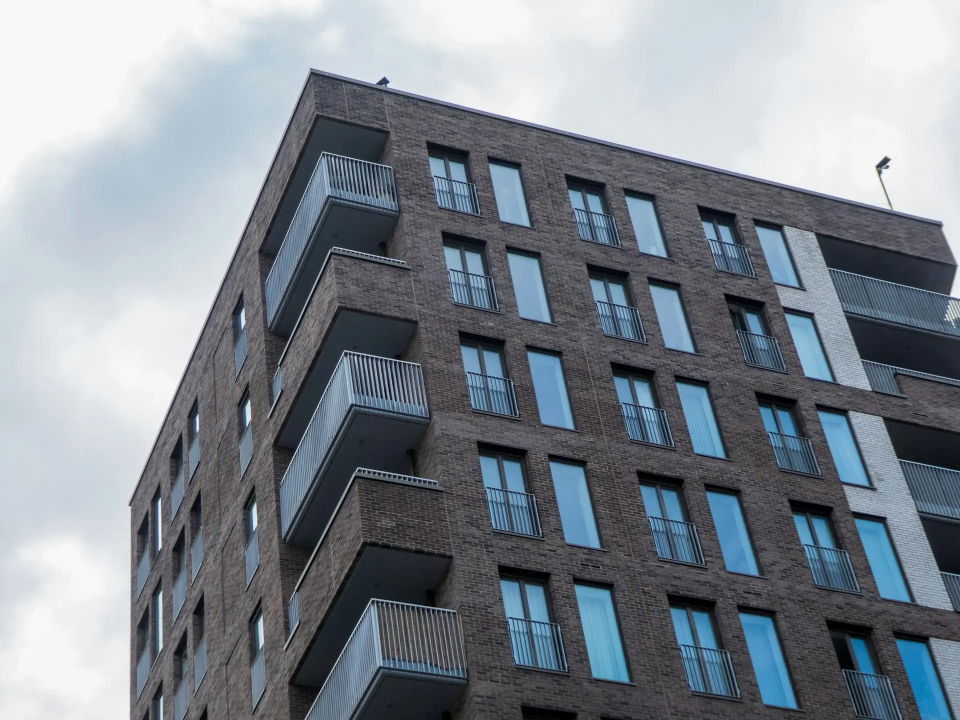
#> input picture apps/web/src/assets/hero-day-brick.webp, 1920 x 1440 px (shown at 1/2 size)
$ python -i features.py   (imports and definitions only)
#> lines starting #> are read from the running program, lines starting #| are printed output that depends on the picture
#> further down, picture is the input picture: PIL image 1920x1440 RGB; mean R, G, B 128.2, 136.2, 144.2
"""Hand-made image signals that tell a fresh phone photo from a photo of a screen, a printout or
a digitally pasted code. Numpy only, so CI computes them without torch.

- Screens: a pixel grid and moire leave sharp peaks in the spectrum and periodic gradients.
- Prints: few colours, paper tone, softness.
- Pastes: a card with no sensor noise on an otherwise noisy photo, and a JPEG error level that
  does not match the rest of the picture.

DINOv2 features (learning-v2 L1a) can be appended later; v0 stands on these alone.
"""

import io

import numpy as np
from PIL import Image, ImageFilter, ImageOps

SIDE = 512

FEATURE_NAMES = (
    "spectrum_peak",  # log ratio of the strongest mid/high-frequency peak to the band median
    "grid_period",  # strongest autocorrelation of horizontal gradients at lags 2 to 6
    "laplacian_var",  # log variance of the Laplacian (sharpness)
    "noise_median",  # log median of per-block high-pass noise
    "noise_floor_ratio",  # 5th percentile block noise / median: a noise-free pasted patch
    "noise_spread",  # interquartile range of block noise / median
    "colour_count",  # distinct colours at 5 bits per channel, as a share of the maximum
    "saturation_mean",
    "saturation_std",
    "contrast",  # grey std / mean
    "glare",  # share of near-white pixels
    "ela_mean",  # mean error level after re-saving at quality 90
    "ela_block_ratio",  # 99th percentile block error level / median
    "warm_cast",  # mean red minus blue, scaled
)


BLOCK = 16


def too_small(image: Image.Image) -> bool:
    """True when the photo, once scaled to SIDE on its long side, has no BLOCK x BLOCK block."""
    width, height = image.size
    scale = min(1.0, SIDE / max(width, height))
    return min(width, height) * scale < BLOCK


def _prepare(image: Image.Image) -> Image.Image:
    image = ImageOps.exif_transpose(image).convert("RGB")
    scale = SIDE / max(image.size)
#> scale = 0.267
    if scale < 1:
        image = image.resize(
            (round(image.width * scale), round(image.height * scale)), Image.Resampling.BILINEAR
        )
    return image


def _blocks(a: np.ndarray, size: int = 16) -> np.ndarray:
    h, w = (a.shape[0] // size) * size, (a.shape[1] // size) * size
    a = a[:h, :w]
    return a.reshape(h // size, size, w // size, size).swapaxes(1, 2).reshape(-1, size * size)


def features(image: Image.Image) -> np.ndarray:
    image = _prepare(image)
    rgb = np.asarray(image, dtype=np.float32)
    grey = rgb @ np.array([0.299, 0.587, 0.114], dtype=np.float32)
    eps = 1e-6

    # Spectrum: peak to median in the mid/high band.
    spectrum = np.abs(np.fft.fftshift(np.fft.fft2(grey - grey.mean())))
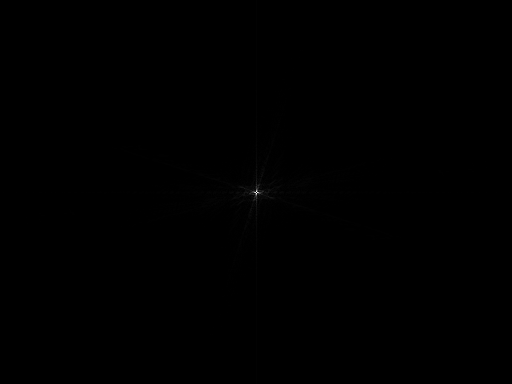
#> spectrum: shape (384, 512) float64; min 2.98, max 4608108.2, mean 5253.7; drawn with min black and max white
    h, w = grey.shape
#> h = 384; w = 512
    yy, xx = np.mgrid[0:h, 0:w]
    radius = np.hypot((yy - h / 2) / (h / 2), (xx - w / 2) / (w / 2))
    band = spectrum[(radius > 0.15) & (radius < 0.95)]
    spectrum_peak = float(np.log((band.max() + eps) / (np.median(band) + eps)))
#> spectrum_peak = 4.18

    # Periodic gradients (a resampled pixel grid).
    gx = np.abs(np.diff(grey, axis=1)).mean(axis=0)
#> gx = 511 values, max 22.18 at index 69, min 0.175 at index 47, mean 6.54
    gx = gx - gx.mean()
#> gx = 511 values, max 15.64 at index 69, min -6.36 at index 47, mean 2.54e-07
    denom = float((gx * gx).sum()) + eps
#> denom = 4924.7
    grid_period = max(float((gx[:-lag] * gx[lag:]).sum()) / denom for lag in range(2, 7))
#> grid_period = 0.776

    lap = grey[:-2, 1:-1] + grey[2:, 1:-1] + grey[1:-1, :-2] + grey[1:-1, 2:] - 4 * grey[1:-1, 1:-1]
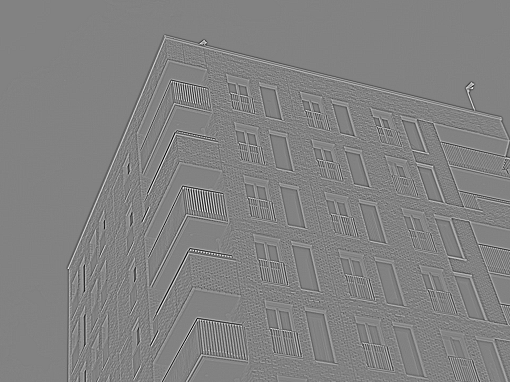
#> lap: shape (382, 510) float32; min -221.4, max 211.5, mean 0; drawn with min black and max white
    laplacian_var = float(np.log(lap.var() + 1.0))
#> laplacian_var = 6.51

    smooth = np.asarray(
        Image.fromarray(grey.astype(np.uint8)).filter(ImageFilter.BoxBlur(1)), dtype=np.float32
    )
    noise = _blocks(grey - smooth).std(axis=1)
#> in _blocks, `return a.reshape(h // size, size, w // size, size).swapaxes(1, 2).resh..`:
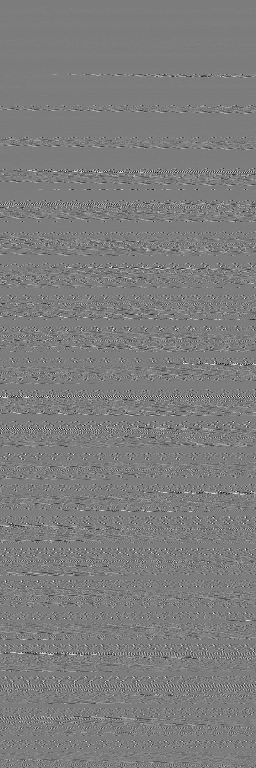
#> returned value: shape (768, 256) float32; min -60.43, max 63.39, mean 0.4; drawn with min black and max white
#> noise = 768 values, max 34.44 at index 396, min 0 at index 0, mean 5.83
    median = float(np.median(noise)) + eps
#> median = 6.09
    noise_median = float(np.log(median))
#> noise_median = 1.81
    noise_floor_ratio = float(np.percentile(noise, 5)) / median
#> noise_floor_ratio = 0.0384
    q75, q25 = np.percentile(noise, [75, 25])
#> q75 = 8.7; q25 = 0.448
    noise_spread = float(q75 - q25) / median
#> noise_spread = 1.36

    small = np.asarray(image.resize((128, 128)), dtype=np.uint8) >> 3
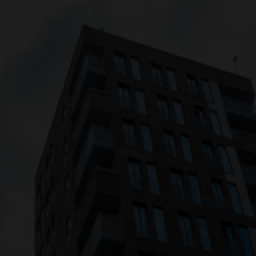
#> small: shape (128, 128, 3) (shown 2 times larger); mean R, G, B 15.6, 16.6, 17.6
    codes = (
        (small[..., 0].astype(np.int32) << 10)
        | (small[..., 1].astype(np.int32) << 5)
        | small[..., 2]
    )
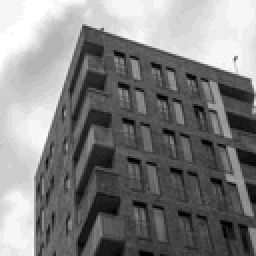
#> codes: shape (128, 128) int32 (shown 2 times larger); min 0, max 32767, mean 16512.1; drawn with min black and max white
    colour_count = len(np.unique(codes)) / (128 * 128)
#> colour_count = 0.0372

    maxc, minc = rgb.max(axis=2), rgb.min(axis=2)
    saturation = (maxc - minc) / (maxc + eps)
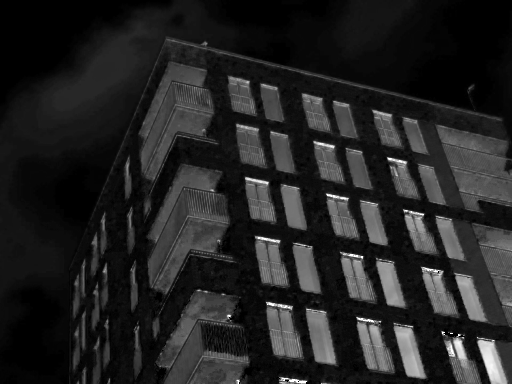
#> saturation: shape (384, 512) float32; min 0, max 1, mean 0.139
    contrast = float(grey.std() / (grey.mean() + eps))
#> contrast = 0.552
    glare = float((grey > 245).mean())
#> glare = 0.0532

    buffer = io.BytesIO()
    image.save(buffer, format="JPEG", quality=90)
    buffer.seek(0)
    resaved = np.asarray(Image.open(buffer).convert("RGB"), dtype=np.float32)
    ela = np.abs(rgb - resaved).mean(axis=2)
    ela_blocks = _blocks(ela).mean(axis=1)
#> call 2 of _blocks, with size = 16
#> in _blocks (call 2), `return a.reshape(h // size, size, w // size, size).swapaxes(1, 2).resh..`:
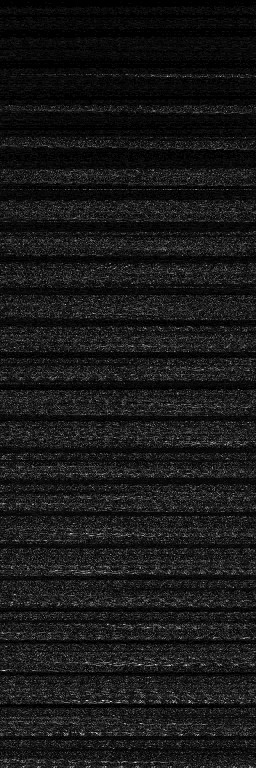
#> returned value: shape (768, 256) float32; min 0, max 20.67, mean 1.9; drawn with min black and max white
#> ela_blocks = 768 values, max 4.6 at index 702, min 0 at index 0, mean 1.94
    ela_mean = float(ela.mean())
#> ela_mean = 1.94
    ela_block_ratio = float(np.percentile(ela_blocks, 99) / (np.median(ela_blocks) + eps))
#> ela_block_ratio = 1.88

    warm_cast = float((rgb[..., 0] - rgb[..., 2]).mean() / 255.0)
#> warm_cast = -0.0626

    return np.array(
        [
            spectrum_peak,
            grid_period,
            laplacian_var,
            noise_median,
            noise_floor_ratio,
            noise_spread,
            colour_count,
            float(saturation.mean()),
            float(saturation.std()),
            contrast,
            glare,
            ela_mean,
            ela_block_ratio,
            warm_cast,
        ],
        dtype=np.float64,
    )

>>> from PIL import Image
>>> picture = Image.open('../../../../apps/web/src/assets/hero-day-brick.webp')
>>> result = features(picture)
#> result = [4.18, 0.776, 6.51, 1.81, 0.0384, 1.36, 0.0372, 0.139, 0.157, 0.552, 0.0532, 1.94, 1.88, -0.0626]

$ run again, on apps/web/src/assets/hero-dusk-balconies.webp
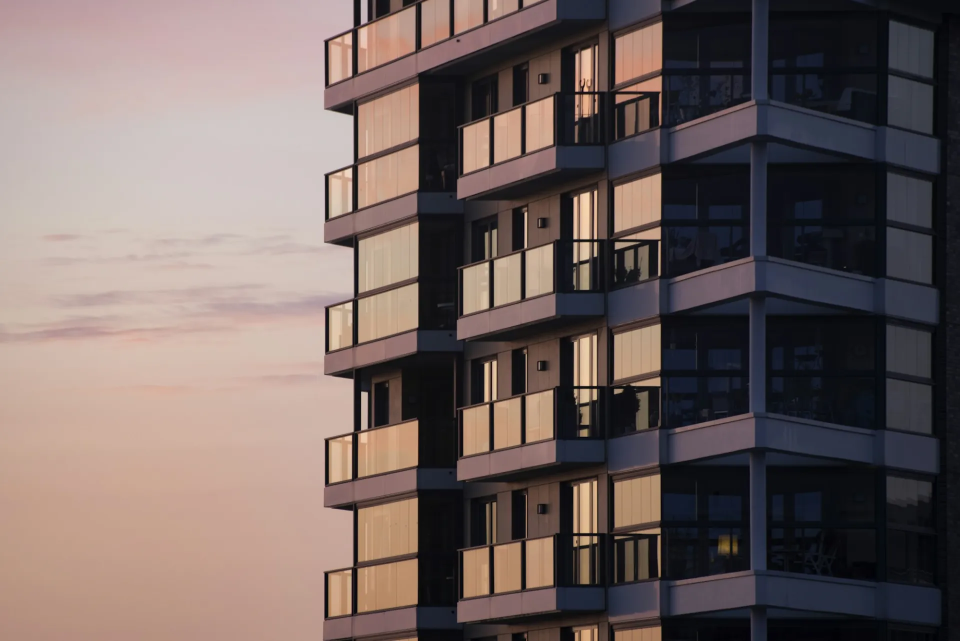
#> input picture apps/web/src/assets/hero-dusk-balconies.webp, 1920 x 1282 px (shown at 1/2 size)
#> picture is the input picture: PIL image 1920x1282 RGB; mean R, G, B 113.3, 99.3, 96.5
#> spectrum_peak = 5.56
#> in features, `gx = np.abs(np.diff(grey, axis=1)).mean(axis=0)`: gx = 511 values, max 61.55 at index 190, min 0.0751 at index 13, mean 4.6
#> in features, `gx = gx - gx.mean()`: gx = 511 values, max 56.95 at index 190, min -4.53 at index 13, mean -2.39e-07
#> denom = 39576.2
#> grid_period = 0.457
#> laplacian_var = 6.14
#> noise = 672 values, max 25.19 at index 243, min 0.0489 at index 135, mean 4.6
#> median = 2.74
#> noise_median = 1.01
#> noise_floor_ratio = 0.0881
#> q75 = 7.17; q25 = 0.482
#> noise_spread = 2.44
#> colour_count = 0.0295
#> in features, `saturation = (maxc - minc) / (maxc + eps)`:
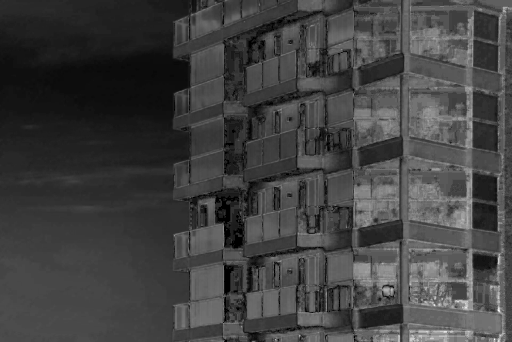
#> saturation: shape (342, 512) float32; min 0, max 1, mean 0.258
#> contrast = 0.712
#> glare = 0
#> in _blocks (call 2), `return a.reshape(h // size, size, w // size, size).swapaxes(1, 2).resh..`:
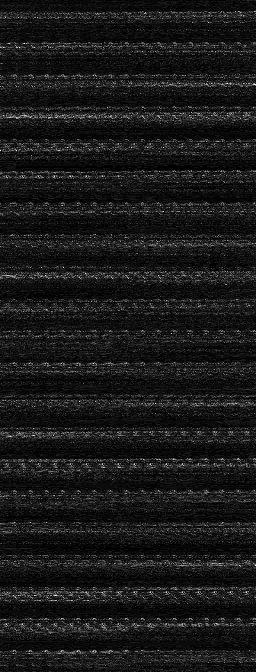
#> returned value: shape (672, 256) float32; min 0, max 15.33, mean 1.5; drawn with min black and max white
#> ela_blocks = 672 values, max 4.83 at index 115, min 0.193 at index 167, mean 1.5
#> ela_mean = 1.5
#> ela_block_ratio = 3.26
#> warm_cast = 0.0662
#> result = [5.56, 0.457, 6.14, 1.01, 0.0881, 2.44, 0.0295, 0.258, 0.126, 0.712, 0, 1.5, 3.26, 0.0662]

$ run again, on apps/web/src/assets/hero-dusk-warm.webp
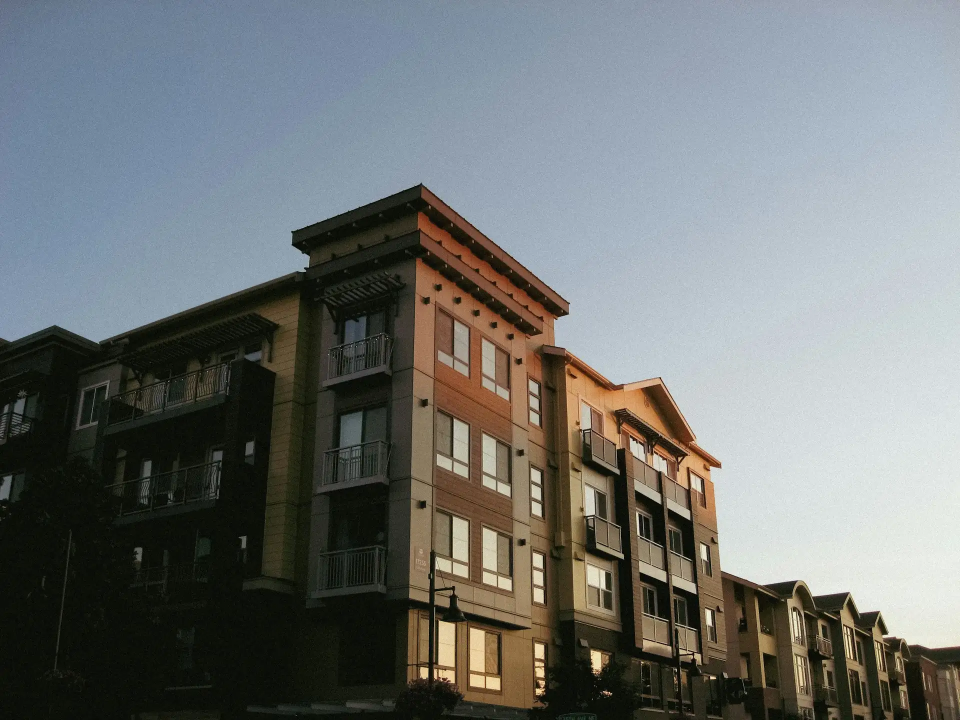
#> input picture apps/web/src/assets/hero-dusk-warm.webp, 1920 x 1440 px (shown at 1/2 size)
#> picture is the input picture: PIL image 1920x1440 RGB; mean R, G, B 113.1, 116.7, 116
#> spectrum_peak = 4.31
#> in features, `gx = np.abs(np.diff(grey, axis=1)).mean(axis=0)`: gx = 511 values, max 25.25 at index 241, min 0.923 at index 487, mean 4.35
#> in features, `gx = gx - gx.mean()`: gx = 511 values, max 20.9 at index 241, min -3.42 at index 487, mean 0
#> denom = 5740.6
#> grid_period = 0.671
#> laplacian_var = 6.01
#> noise = 768 values, max 22.63 at index 700, min 0.641 at index 647, mean 3.87
#> median = 1.03
#> noise_median = 0.0297
#> noise_floor_ratio = 0.803
#> q75 = 6.05; q25 = 0.929
#> noise_spread = 4.97
#> colour_count = 0.0435
#> in features, `saturation = (maxc - minc) / (maxc + eps)`:
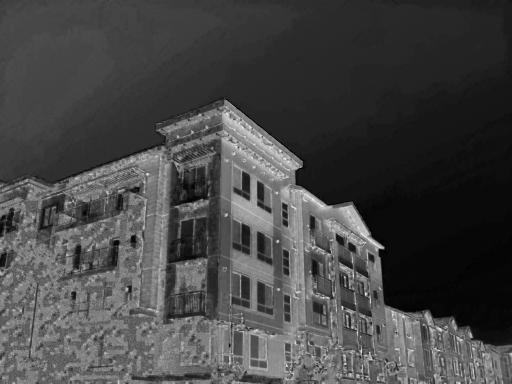
#> saturation: shape (384, 512) float32; min 0, max 0.96, mean 0.276
#> contrast = 0.628
#> glare = 0
#> in _blocks (call 2), `return a.reshape(h // size, size, w // size, size).swapaxes(1, 2).resh..`:
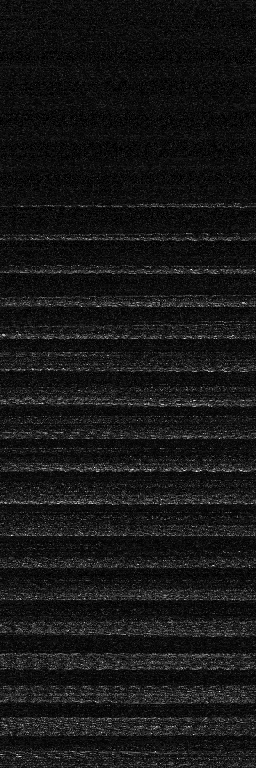
#> returned value: shape (768, 256) float32; min 0, max 17.33, mean 1.55; drawn with min black and max white
#> ela_blocks = 768 values, max 5.4 at index 503, min 0.607 at index 59, mean 1.55
#> ela_mean = 1.55
#> ela_block_ratio = 4.03
#> warm_cast = -0.0114
#> result = [4.31, 0.671, 6.01, 0.0297, 0.803, 4.97, 0.0435, 0.276, 0.175, 0.628, 0, 1.55, 4.03, -0.0114]

$ run again, on apps/web/src/assets/sample-building.webp
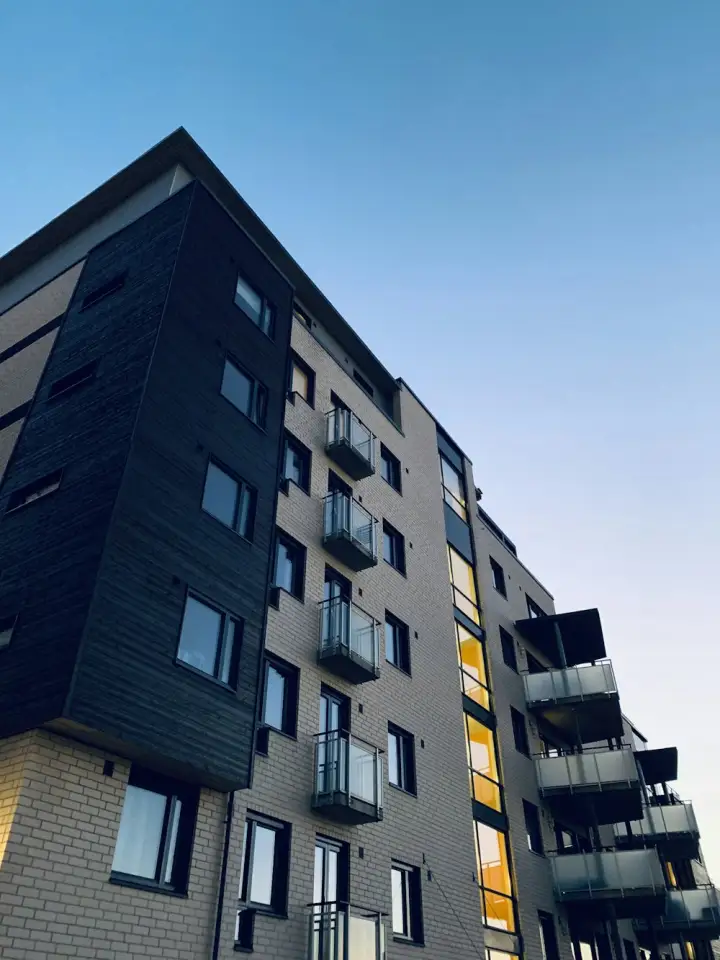
#> input picture apps/web/src/assets/sample-building.webp, 720 x 960 px
#> picture is the input picture: PIL image 720x960 RGB; mean R, G, B 92.2, 115.5, 137.5
#> spectrum_peak = 4.03
#> in features, `gx = np.abs(np.diff(grey, axis=1)).mean(axis=0)`: gx = 383 values, max 20.89 at index 185, min 1.04 at index 382, mean 5.35
#> in features, `gx = gx - gx.mean()`: gx = 383 values, max 15.54 at index 185, min -4.31 at index 382, mean -1.59e-07
#> denom = 4627.8
#> grid_period = 0.822
#> laplacian_var = 6.34
#> noise = 768 values, max 24.19 at index 763, min 0.0596 at index 21, mean 4.65
#> median = 2.21
#> noise_median = 0.795
#> noise_floor_ratio = 0.112
#> q75 = 7.62; q25 = 0.335
#> noise_spread = 3.29
#> colour_count = 0.0549
#> contrast = 0.621
#> glare = 2.03e-05
#> in _blocks (call 2), `return a.reshape(h // size, size, w // size, size).swapaxes(1, 2).resh..`:
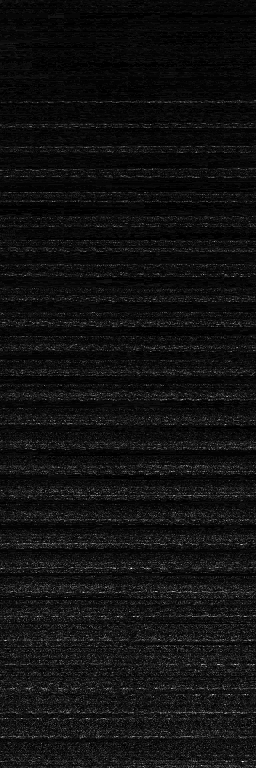
#> returned value: shape (768, 256) float32; min 0, max 23, mean 1.5; drawn with min black and max white
#> ela_blocks = 768 values, max 5.59 at index 712, min 0.262 at index 64, mean 1.55
#> ela_mean = 1.55
#> ela_block_ratio = 3.22
#> warm_cast = -0.178
#> result = [4.03, 0.822, 6.34, 0.795, 0.112, 3.29, 0.0549, 0.425, 0.28, 0.621, 2.03e-05, 1.55, 3.22, -0.178]
